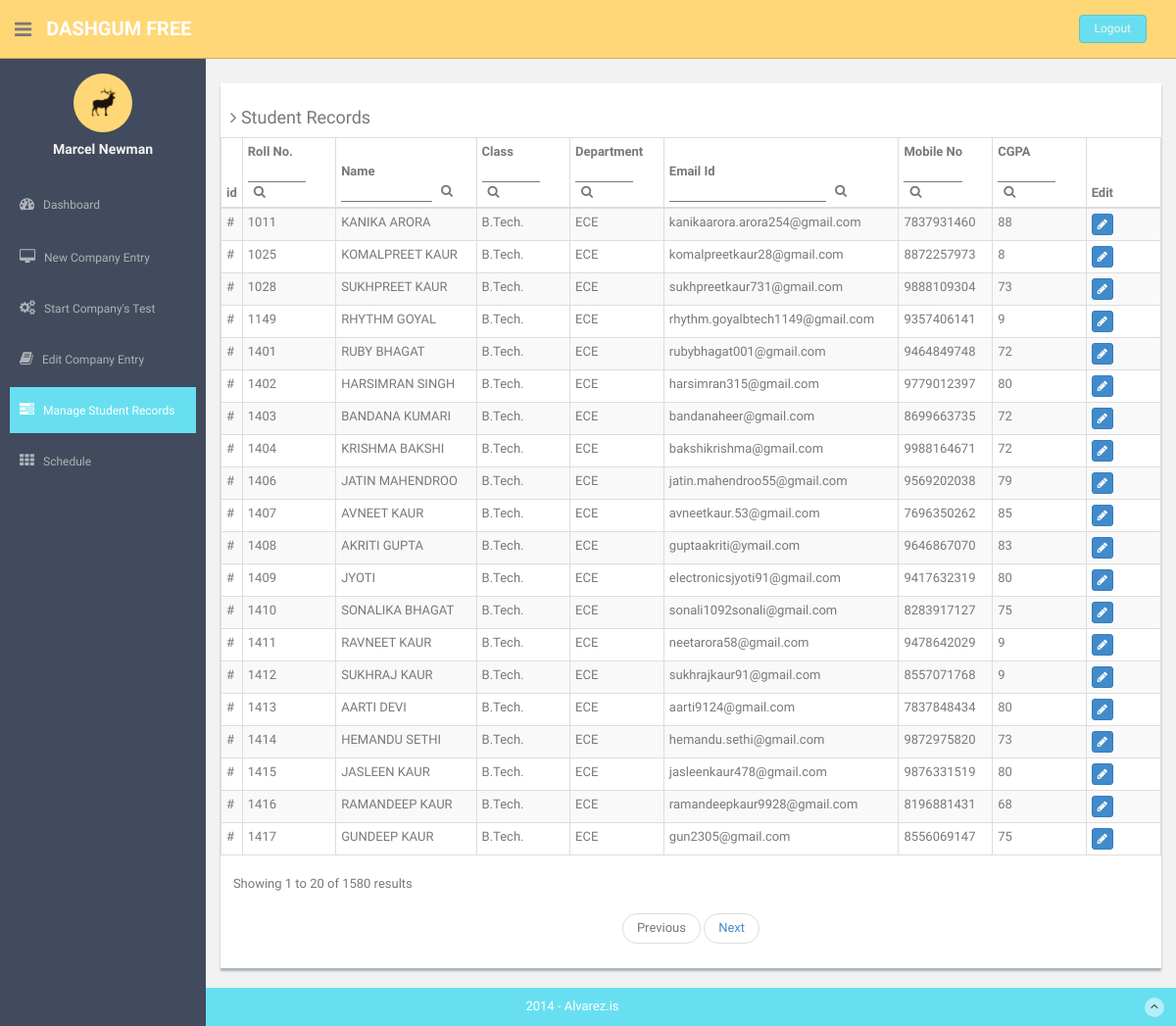
/admin/students.php (signed in), run on the app's committed database.
### tables this page shows
CREATE TABLE `students` (
  `rollno` varchar(20) NOT NULL,
  `name` varchar(40) NOT NULL,
  `dob` varchar(30) NOT NULL,
  `gender` varchar(6) NOT NULL,
  `category` varchar(30) NOT NULL,
  `fathersName` varchar(40) NOT NULL,
  `fatherOccupation` varchar(40) NOT NULL,
  `rNo` varchar(15) NOT NULL,
  `mobile` varchar(10) NOT NULL,
  `email` varchar(40) NOT NULL,
  `address` text NOT NULL,
  `board10` varchar(10) NOT NULL,
  `endDate10` date NOT NULL,
  `aggregate10` int(11) NOT NULL,
  `board12` varchar(10) NOT NULL,
  `endDate12` date NOT NULL,
  `aggregate12(%)` int(11) NOT NULL,
  `UG` varchar(15) NOT NULL,
  `UGspecialization` varchar(30) NOT NULL,
  `aggregateUG` int(11) NOT NULL,
  `startdateUG` date NOT NULL,
  `endDateUG` date NOT NULL,
  `batch` varchar(4) NOT NULL DEFAULT '2015',
  `PG` varchar(50) DEFAULT NULL,
  `PGspecialization` varchar(50) DEFAULT NULL,
  `aggregatePG` int(11) DEFAULT NULL,
  `startdatePG` date DEFAULT NULL,
  `endDatePG` date DEFAULT NULL,
  `AIEEErank` varchar(15) DEFAULT NULL,
  `stateRank` varchar(15) DEFAULT NULL,
  `campus` varchar(12) NOT NULL,
  `backlog` int(11) NOT NULL DEFAULT '0',
  `gap` varchar(100) DEFAULT NULL
);

### admin/students.php (the view, shortened to what this page needs)
<?php
  if(isset($_SESSION['isLogin']) && $_SESSION['isLogin']==1){
  require_once('../server/connect.inc.php');
?>
<!DOCTYPE html>
<html lang="en">
  <head>
    <link href="../assets/css/bootstrap.css" rel="stylesheet">
    <link href="../assets/font-awesome/css/font-awesome.css" rel="stylesheet" />
    <link href="../assets/css/style.css" rel="stylesheet">
    <link href="../assets/css/style-responsive.css" rel="stylesheet">
	<link href="../assets/css/table-responsive.css" rel="stylesheet">
  </head>
  <body>
  <section id="container" >
      <header class="header black-bg">
              <div class="sidebar-toggle-box">
                  <div class="fa fa-bars tooltips" data-placement="right" data-original-title="Toggle Navigation"></div>
              </div>
            <a href="index.php" class="logo"><b>DASHGUM FREE</b></a>
            <div class="top-menu">
            	<ul class="nav pull-right top-menu">
                    <li><a class="logout" href="logout.php">Logout</a></li>
            	</ul>
            </div>
        </header>
      <aside>
          <div id="sidebar"  class="nav-collapse ">
              <ul class="sidebar-menu" id="nav-accordion">
              	  <p class="centered"><a href="profile.html"><img src="assets/img/ui-sam.jpg" class="img-circle" width="60"></a></p>
              	  <h5 class="centered">Marcel Newman</h5>
                  <li class="mt">
                      <a href="index.php">
                          <i class="fa fa-dashboard"></i>
                          <span>Dashboard</span>
                      </a>
                  </li>
                  <li class="sub-menu">
                      <a href="registerCompany.php" >
                          <i class="fa fa-desktop"></i>
                          <span>New Company Entry</span>
                      </a>
                  </li>
                  <li class="sub-menu">
                      <a href="startTest.php" >
                          <i class="fa fa-cogs"></i>
                          <span>Start Company's Test</span>
                      </a>
                  </li>
                  <li class="sub-menu">
                      <a  href="companies.php" >
                          <i class="fa fa-book"></i>
                          <span>Edit Company Entry</span>
                      </a>
                  </li>
                  <li class="sub-menu">
                      <a class="active" href="students.php" >
                          <i class="fa fa-tasks"></i>
                          <span>Manage Student Records</span>
                      </a>
                  </li>
                  <li class="sub-menu">
                      <a href="javascript:;" >
                          <i class="fa fa-th"></i>
                          <span>Schedule</span>
                      </a>
                  </li>
              </ul>
          </div>
      </aside>
		<section id="main-content">
          <section class="wrapper">
              <div class="row mt">
                  <div class="col-lg-12">
					        <div class="content-panel">
						  <h4><i class="fa fa-angle-right"></i> Student Records</h4>
                          <section id="no-more-tables">
                              <table class="table table-bordered table-striped table-condensed cf">
                                  <thead class="cf">
                                  <tr>
									  <th>id</th>
									  <th class="numeric" width = "10%">Roll No.<br/>
										<form method = "get" action = "students.php">
											<input type="text" name = "roll_no" autocomplete = "off" />
											<button class="search" type="submit">
												<i class = "fa fa-search"></i>
											</button>
										</form>
									  </th>
									  <th class="numeric" width = "15%" >Name<br/>
										<form method = "get" action = "students.php" id = "form">
											<input type="text" name = "name1" autocomplete = "off" />
											<button class="search" type="submit">
												<i class = "fa fa-search"></i>
											</button>
										</form></th>
									  <th class="numeric" width = "10%">Class<br/>
										<form method = "get" action = "students.php">
											<input type="text" name = "class" autocomplete = "off" />
											<button class="search" type="submit">
												<i class = "fa fa-search"></i>
											</button>
										</form></th>
									  <th class="numeric" width = "10%">Department<br/>
										<form method = "get" action = "students.php">
											<input type="text" name = "dept" autocomplete = "off" />
											<button class="search" type="submit">
												<i class = "fa fa-search"></i>
											</button>
										</form></th>
									  <th class="numeric"width = "25%" >Email Id<br/>
										<form method = "get" action = "students.php">
											<input type="text" name = "mail_id" autocomplete = "off" />
											<button class="search" type="submit">
												<i class = "fa fa-search"></i>
											</button>
										</form></th>
									  <th class="numeric" width = "10%">Mobile No<br/>
										<form method = "get" action = "students.php">
											<input type="text" name = "mobile_no" autocomplete = "off" />
											<button class="search" type="submit">
												<i class = "fa fa-search"></i>
											</button>
										</form></th>
									  <th class="numeric" width = "10%">CGPA<br/>
										<form method = "get" action = "students.php">
											<input type="text" name = "cgpa" autocomplete = "off" />
											<button class="search" type="submit">
												<i class = "fa fa-search"></i>
											</button>
										</form>
										</th>
										<th width = "8%"> Edit </th>
                                  </tr>
                                  </thead>
									<tbody>
									 <?php
										if(isset($_GET['page']) && !empty($_GET['page'])){
										 $current_page = $_GET['page'];
										 $next_page = $current_page + 1;
										 $previous_page = $current_page - 1;
									 }else{
										 $current_page = 0;
										 $next_page = $current_page + 1;
										 $previous_page = $current_page - 1;
									 }
										if(isset($_GET['roll_no']) && !empty($_GET['roll_no'])){
											$roll_no = $_GET['roll_no'];
											 $to_add_in_link  = '?roll_no='.$roll_no.'&&';
											 $query = "SELECT * FROM `students` where `rollno` LIKE '%".$roll_no."%' LIMIT 20 OFFSET ".$current_page*20;
											 $query2 = "SELECT * FROM `students` where `rollno` LIKE '%".$roll_no."%' ";
										}else if(isset($_GET['name1']) && !empty($_GET['name1'])){
											$name = $_GET['name1'];
											 $to_add_in_link  = '?name='.$name.'&&';
											 $query = "SELECT * FROM `students` where `name` LIKE '%".$name."%' LIMIT 20 OFFSET ".$current_page*20;
											 $query2 = "SELECT * FROM `students` where `name` LIKE '%".$name."%'";
										}else if(isset($_GET['class']) && !empty($_GET['class'])){
											$class = $_GET['class'];
											 $to_add_in_link  = '?class='.$class.'&&';
											 $query = "SELECT * FROM `students` where `UG` LIKE '%".$class."%' LIMIT 20 OFFSET ".$current_page*20;
											 $query2 = "SELECT * FROM `students` where `UG` LIKE '%".$class."%'";
										} else if(isset($_GET['dept']) && !empty($_GET['dept'])){
											$dept = $_GET['dept'];
											 $to_add_in_link  = '?dept='.$dept.'&&';
											 $query = "SELECT * FROM `students` where `UGspecialization` LIKE '%".$dept."%' LIMIT 20 OFFSET ".$current_page*20;
											 $query2 = "SELECT * FROM `students` where `UGspecialization` LIKE '%".$dept."%'";
										}else if(isset($_GET['mail_id']) && !empty($_GET['mail_id'])){
											$mail_id = $_GET['mail_id'];
											 $to_add_in_link  = '?mail_id='.$mail_id.'&&';
											 $query = "SELECT * FROM `students` where `email` LIKE '%".$mail_id."%' LIMIT 20 OFFSET ".$current_page*20;
											 $query2 = "SELECT * FROM `students` where `email` LIKE '%".$mail_id."%'";
										}else if(isset($_GET['mobile_no']) && !empty($_GET['mobile_no'])){
											$mobile_no = $_GET['mobile_no'];
											 $to_add_in_link  = '?mobile_no='.$mobile_no.'&&';
											 $query = "SELECT * FROM `students` where `mobile` LIKE '%".$mobile_no."%' LIMIT 20 OFFSET ".$current_page*20;
											 $query2 = "SELECT * FROM `students` where `mobile` LIKE '%".$mobile_no."%'";
										}else if(isset($_GET['cgpa']) && !empty($_GET['cgpa'])){
											$cgpa = $_GET['cgpa'];
											 $to_add_in_link  = '?cgpa='.$cgpa.'&&';
											 $query = "SELECT * FROM `students` where `aggregateUG` > ".$cgpa." ORDER BY  `aggregateUG` DESC LIMIT 20 OFFSET ".$current_page*20;
											 $query2 = "SELECT * FROM `students` where `aggregateUG` > ".$cgpa;
										} else {
											 $to_add_in_link  = '?';
											 $query = "SELECT * FROM `students` LIMIT 20 OFFSET ".$current_page*20;
											 $query2 = "SELECT * FROM `students`";
										}
									 $total_results = mysqli_num_rows($connect->query($query2)) ;
									 $page_count = ceil($total_results/20);
										if($query_run = $connect->query($query)){
												 while( $res = $query_run->fetch_object()){
													 echo '<tr>';
													echo '<td data-title="id">#</td>';
													echo '<td data-title="Roll No.">'.$res->rollno.'</td>';
													echo '<td class="" data-title="Name">'.$res->name.'</td>';
													echo '<td class="numeric" data-title="Class">'.$res->UG.'</td>';
													echo '<td class="" data-title="Department">'.$res->UGspecialization.'</td>';
													echo '<td class="numeric" data-title="Email Id">'.$res->email.'</td>';
													echo '<td class="numeric" data-title="Mobile No">'.$res->mobile.'</td>';
													echo '<td class="numeric" data-title="CGPA">'.$res->aggregateUG.'</td>';
										echo '<td><button class="btn btn-primary btn-xs" data-toggle="modal" data-target="#myModal" onClick = "get_data(\''.$res->rollno.'\');" ><i class="fa fa-pencil"></i></button></td>';
													echo '</tr>';
												 }
											} else {
												echo 0;
											}
									 ?>
									</tbody>
                              </table>
                          </section>
							<div> &nbsp;&nbsp;&nbsp;&nbsp;Showing <?php echo $current_page*20 + 1; ?> to <?php echo $current_page*20 + 20; ?> of <?php echo $total_results; ?> results</div>
								<nav>
								  <ul class="pager">
										<?php if($previous_page > 0):?>
											<li><a href="<?php echo $_SERVER['SCRIPT_NAME'].$to_add_in_link.'page='.$previous_page;?>">Previous</a></li>
										<?php elseif($current_page == 1):?>
											<li><a href="<?php echo $_SERVER['SCRIPT_NAME'].$to_add_in_link;?>">Previous</a></li>
										<?php else :?>
											<li class = "disabled"><a class = "disabled" href="">Previous</a></li>
										<?php endif; ?>
										<?php if($current_page == $page_count - 1):?>
										<li class = "disabled"><a href="">Next</a></li>
										<?php else: ?>
										<li><a href="<?php echo $_SERVER['SCRIPT_NAME'].$to_add_in_link.'page='.$next_page;?>">Next</a></li>
										<?php endif;?>
								  </ul>
								</nav>
                      </div>
                  </div>
                 </div><! --/row -->
          </section>
      </section>
      <footer class="site-footer">
          <div class="text-center">
              2014 - Alvarez.is
              <a href="blank.html#" class="go-top">
                  <i class="fa fa-angle-up"></i>
              </a>
          </div>
      </footer>
  </section>
  </body>
</html>
<?php
  }else{
    header('Location: index.php');
  }
?>

### assets/css/style.css (style rules this page uses)
body { color: #797979; background: #f2f2f2; font-family: 'Ruda', sans-serif; padding: 0px !important; margin: 0px !important; font-size:13px; }
ul li { list-style: none; }
a, a:hover, a:focus { text-decoration: none; outline: none; }
#container { width: 100%; height: 100%; }
.centered { text-align: center; }
.mt { margin-top: 25px; }
ul.top-menu > li > .logout { color: #f2f2f2; font-size: 12px; border-radius: 4px; -webkit-border-radius: 4px; border: 1px solid #64c3c2 !important; padding: 5px 15px; margin-right: 15px; background: #68dff0; margin-top: 15px; }
#sidebar { width: 210px; height: 100%; position: fixed; background: #424a5d; }
#sidebar h5 { color: #f2f2f2; font-weight: 700; }
#sidebar ul li { position: relative; }
ul.sidebar-menu , ul.sidebar-menu li ul.sub { margin: -2px 0 0; padding: 0; }
ul.sidebar-menu { margin-top: 75px; }
ul.sidebar-menu li { margin-bottom: 5px; margin-left:10px; margin-right:10px; }
ul.sidebar-menu li.sub-menu { line-height: 15px; }
ul.sidebar-menu li a span { display: inline-block; }
ul.sidebar-menu li a { color: #aeb2b7; text-decoration: none; display: block; padding: 15px 0 15px 10px; font-size: 12px; outline: none; -webkit-transition: all 0.3s ease; -moz-transition: all 0.3s ease; -o-transition: all 0.3s ease; -ms-transition: all 0.3s ease; transition: all 0.3s ease; }
ul.sidebar-menu li a.active, ul.sidebar-menu li a:hover, ul.sidebar-menu li a:focus { background: #68dff0; color: #fff; display: block; -webkit-transition: all 0.3s ease; -moz-transition: all 0.3s ease; -o-transition: all 0.3s ease; -ms-transition: all 0.3s ease; transition: all 0.3s ease; }
ul.sidebar-menu li a i { font-size: 15px; padding-right: 6px; }
ul.sidebar-menu li a.active i { color: #fff; }
#main-content { margin-left: 210px; }
.header, .footer { min-height: 60px; padding: 0 15px; }
.header { position: fixed; left: 0; right: 0; z-index: 1002; }
.black-bg { background: #ffd777; border-bottom: 1px solid #c9aa5f; }
.wrapper { display: inline-block; margin-top: 60px; padding-left: 15px; padding-right: 15px; padding-bottom: 15px; padding-top: 0px; width: 100%; }
a.logo { font-size: 20px; color: #ffffff; float: left; margin-top: 15px; text-transform: uppercase; }
a.logo b { font-weight: 900; }
#top_menu .nav > li, ul.top-menu > li { float: left; }
ul.top-menu > li > a { color: #666666; font-size: 16px; border-radius: 4px; -webkit-border-radius: 4px; border:1px solid #666666 !important; padding: 2px 6px; margin-right: 15px; }
.sidebar-toggle-box { float: left; padding-right: 15px; margin-top: 20px; }
.sidebar-toggle-box .fa-bars { cursor: pointer; display: inline-block; font-size: 20px; }
.content-panel { background: #ffffff; box-shadow: 0px 3px 2px #aab2bd; padding-top: 15px; padding-bottom: 5px; }
.content-panel h4 { margin-left: 10px; }
.site-footer { background: #68dff0; color: #fff; padding: 10px 0; }
.go-top { margin-right: 1%; float: right; background: rgba(255,255,255,.5); width: 20px; height: 20px; border-radius: 50%; -webkit-border-radius: 50%; }
.go-top i { color: #2A3542; }

### admin/students.php (style rules this page uses)
input { border:0px; background:transparent; border-bottom:1px solid; width:70%; }
button.search { border:0px; background:transparent; }

### data on the page
students: rollno "1011", name "KANIKA ARORA", UG "B.Tech.", UGspecialization "ECE", email "kanikaarora.arora254@gmail.com", mobile "7837931460", aggregateUG "88"
students: rollno "1025", name "KOMALPREET KAUR", UG "B.Tech.", UGspecialization "ECE", email "komalpreetkaur28@gmail.com", mobile "8872257973", aggregateUG "8"
students: rollno "1028", name "SUKHPREET KAUR", UG "B.Tech.", UGspecialization "ECE", email "sukhpreetkaur731@gmail.com", mobile "9888109304", aggregateUG "73"
students: rollno "1149", name "RHYTHM GOYAL", UG "B.Tech.", UGspecialization "ECE", email "rhythm.goyalbtech1149@gmail.com", mobile "9357406141", aggregateUG "9"
students: rollno "1401", name "RUBY BHAGAT", UG "B.Tech.", UGspecialization "ECE", email "rubybhagat001@gmail.com", mobile "9464849748", aggregateUG "72"
students: rollno "1402", name "HARSIMRAN SINGH", UG "B.Tech.", UGspecialization "ECE", email "harsimran315@gmail.com", mobile "9779012397", aggregateUG "80"
students: rollno "1403", name "BANDANA KUMARI", UG "B.Tech.", UGspecialization "ECE", email "bandanaheer@gmail.com", mobile "8699663735", aggregateUG "72"
students: rollno "1404", name "KRISHMA BAKSHI", UG "B.Tech.", UGspecialization "ECE", email "bakshikrishma@gmail.com", mobile "9988164671", aggregateUG "72"
students: rollno "1406", name "JATIN MAHENDROO", UG "B.Tech.", UGspecialization "ECE", email "jatin.mahendroo55@gmail.com", mobile "9569202038", aggregateUG "79"
students: rollno "1407", name "AVNEET KAUR", UG "B.Tech.", UGspecialization "ECE", email "avneetkaur.53@gmail.com", mobile "7696350262", aggregateUG "85"
students: rollno "1408", name "AKRITI GUPTA", UG "B.Tech.", UGspecialization "ECE", email "guptaakriti@ymail.com", mobile "9646867070", aggregateUG "83"
students: rollno "1409", name "JYOTI", UG "B.Tech.", UGspecialization "ECE", email "electronicsjyoti91@gmail.com", mobile "9417632319", aggregateUG "80"
students: rollno "1410", name "SONALIKA BHAGAT", UG "B.Tech.", UGspecialization "ECE", email "sonali1092sonali@gmail.com", mobile "8283917127", aggregateUG "75"
students: rollno "1411", name "RAVNEET KAUR", UG "B.Tech.", UGspecialization "ECE", email "neetarora58@gmail.com", mobile "9478642029", aggregateUG "9"
students: rollno "1412", name "SUKHRAJ KAUR", UG "B.Tech.", UGspecialization "ECE", email "sukhrajkaur91@gmail.com", mobile "8557071768", aggregateUG "9"
students: rollno "1413", name "AARTI DEVI", UG "B.Tech.", UGspecialization "ECE", email "aarti9124@gmail.com", mobile "7837848434", aggregateUG "80"
students: rollno "1414", name "HEMANDU SETHI", UG "B.Tech.", UGspecialization "ECE", email "hemandu.sethi@gmail.com", mobile "9872975820", aggregateUG "73"
students: rollno "1415", name "JASLEEN KAUR", UG "B.Tech.", UGspecialization "ECE", email "jasleenkaur478@gmail.com", mobile "9876331519", aggregateUG "80"
students: rollno "1416", name "RAMANDEEP KAUR", UG "B.Tech.", UGspecialization "ECE", email "ramandeepkaur9928@gmail.com", mobile "8196881431", aggregateUG "68"
students: rollno "1417", name "GUNDEEP KAUR", UG "B.Tech.", UGspecialization "ECE", email "gun2305@gmail.com", mobile "8556069147", aggregateUG "75"

### other printed values
$current_page*20 + 1 "1"
$current_page*20 + 20 "20"
$total_results "1580"
